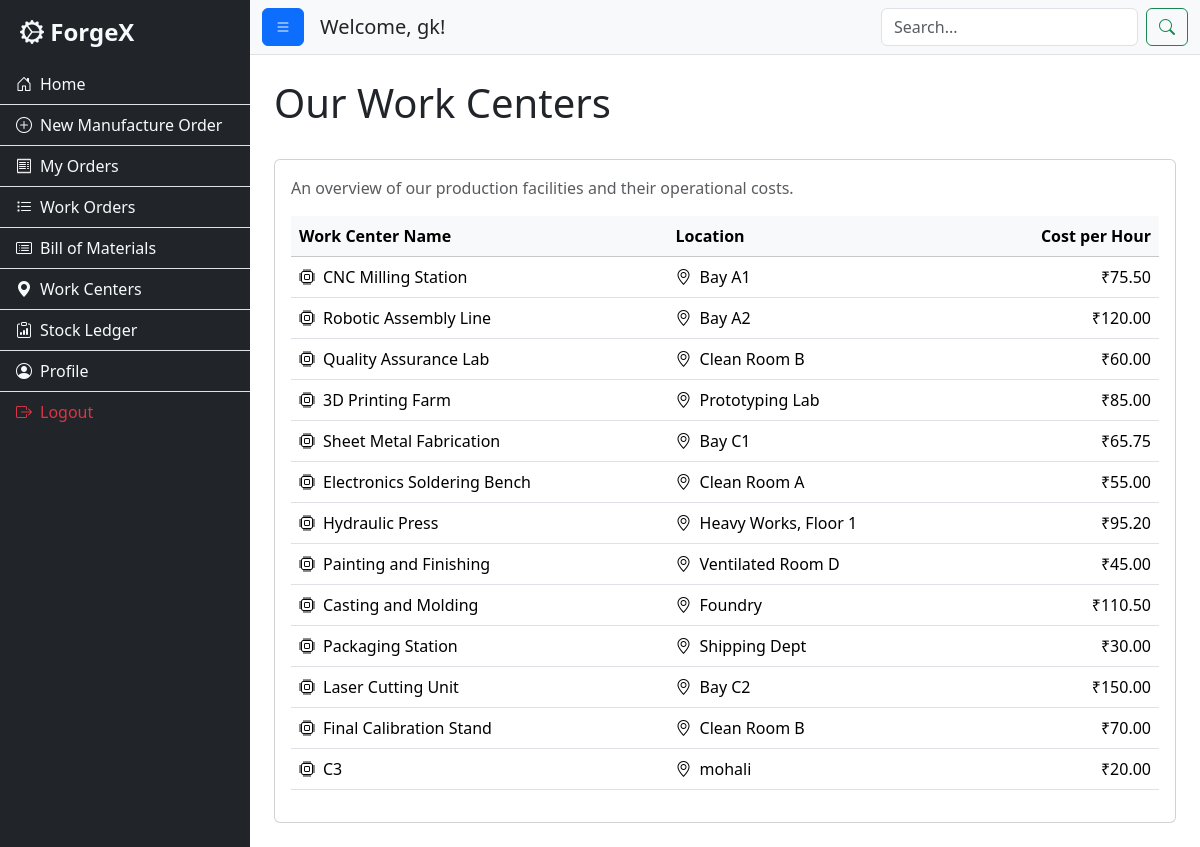
Page /customer_work_centers (signed in) on the committed database.
### app.py (models this page shows)
class WorkCenter(db.Model):
    id = db.Column(db.String(50), primary_key=True)
    name = db.Column(db.String(100), nullable=False)
    location = db.Column(db.String(200), nullable=True)
    hourly_cost = db.Column(db.Float, nullable=True)

### app.py (the view)
@app.route('/customer_work_centers')
@login_required
@role_required('customer')
def customer_work_centers():
    work_centers = WorkCenter.query.order_by(WorkCenter.id).all()
    return render_template('customer_work_centers.html', work_centers=work_centers)

### app.py (called while the page is built)
def login_required(f):
    @wraps(f)
    def decorated_function(*args, **kwargs):
        if 'username' not in session:
            flash("Please log in to access this page.", "warning")
            return redirect(url_for('login'))
        user = User.query.filter_by(username=session['username']).first()
        if not user:
            session.clear()
            flash("Your login session was invalid. Please log in again.", "danger")
            return redirect(url_for('login'))
        return f(*args, **kwargs)
    return decorated_function

def role_required(required_role):
    def decorator(f):
        @wraps(f)
        def decorated_function(*args, **kwargs):
            if session.get('role') != required_role:
                flash("You do not have permission to access this page.", "danger")
                return redirect(url_for('index'))
            return f(*args, **kwargs)
        return decorated_function
    return decorator

### templates/customer_work_centers.html
{% extends "layout.html" %}
{% block content %}
<div class="d-flex justify-content-between align-items-center mb-4">
    <h1>Our Work Centers</h1>
</div>
<div class="card">
    <div class="card-body">
        <p class="text-muted">An overview of our production facilities and their operational costs.</p>
        <div class="table-responsive">
            <table class="table table-hover">
                <thead class="table-light">
                    <tr>
                        <th>Work Center Name</th>
                        <th>Location</th>
                        <th class="text-end">Cost per Hour</th>
                    </tr>
                </thead>
                <tbody>
                    {% for wc in work_centers %}
                    <tr>
                        <td><i class="bi bi-cpu me-2"></i>{{ wc.name }}</td>
                        <td><i class="bi bi-geo-alt me-2"></i>{{ wc.location }}</td>
                        <td class="text-end">₹{{ "%.2f"|format(wc.hourly_cost) if wc.hourly_cost else 'N/A' }}</td>
                    </tr>
                    {% else %}
                    <tr>
                        <td colspan="3" class="text-center">Information on work centers is not available at the moment.</td>
                    </tr>
                    {% endfor %}
                </tbody>
            </table>
        </div>
    </div>
</div>
{% endblock %}

### static/css/style.css (style rules this page uses)
body { overflow-x: hidden; }

### rows in the picture
WorkCenter: name "CNC Milling Station", location "Bay A1", hourly_cost "75.50"
WorkCenter: name "Robotic Assembly Line", location "Bay A2", hourly_cost "120.00"
WorkCenter: name "Quality Assurance Lab", location "Clean Room B", hourly_cost "60.00"
WorkCenter: name "3D Printing Farm", location "Prototyping Lab", hourly_cost "85.00"
WorkCenter: name "Sheet Metal Fabrication", location "Bay C1", hourly_cost "65.75"
WorkCenter: name "Electronics Soldering Bench", location "Clean Room A", hourly_cost "55.00"
WorkCenter: name "Hydraulic Press", location "Heavy Works, Floor 1", hourly_cost "95.20"
WorkCenter: name "Painting and Finishing", location "Ventilated Room D", hourly_cost "45.00"
WorkCenter: name "Casting and Molding", location "Foundry", hourly_cost "110.50"
WorkCenter: name "Packaging Station", location "Shipping Dept", hourly_cost "30.00"
WorkCenter: name "Laser Cutting Unit", location "Bay C2", hourly_cost "150.00"
WorkCenter: name "Final Calibration Stand", location "Clean Room B", hourly_cost "70.00"
WorkCenter: name "C3", location "mohali", hourly_cost "20.00"

### other values in the picture
{{ session.username }} "gk"
